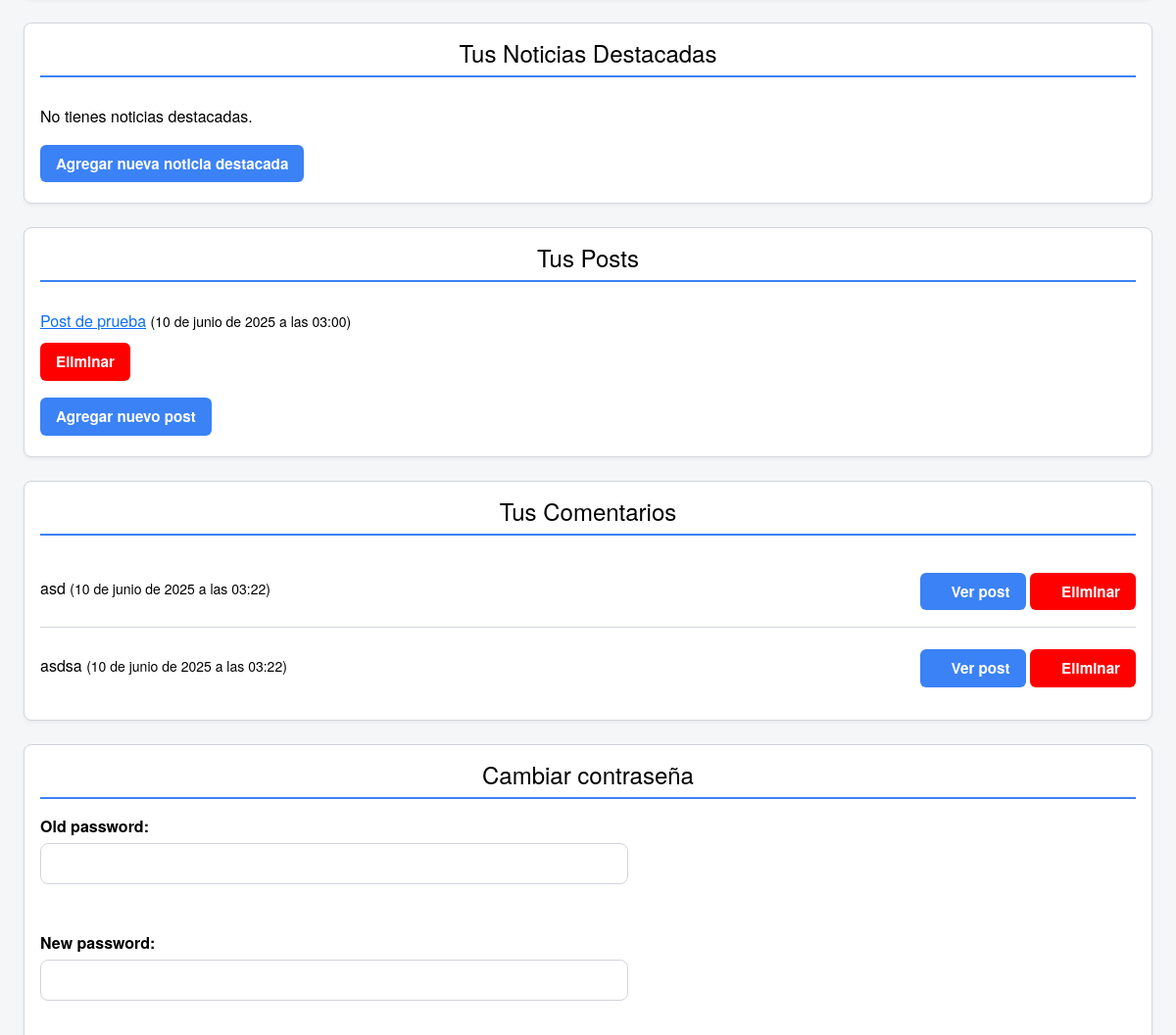
Before: /es/dashboard/colaborador/ (signed in, middle part) with the older database file.
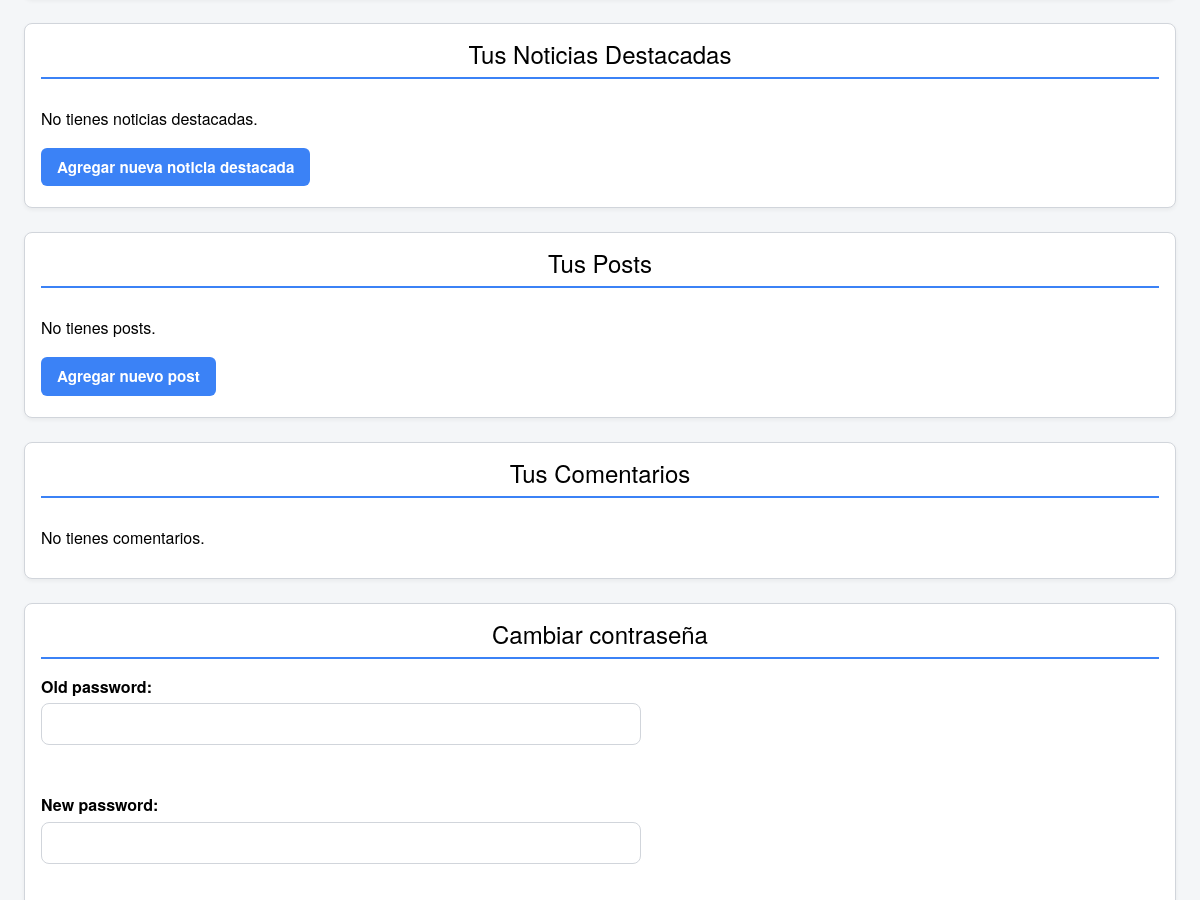
After: the same page with the newer database file.
### vandalproy/models.py (models this page shows, shortened)
class BlogPost(models.Model):
    id = models.AutoField(primary_key=True)
    title = models.CharField(max_length=200)
    title_en = models.CharField(max_length=200, blank=True, null=True)
    content = models.TextField()
    content_en = models.TextField(blank=True, null=True)
    author = models.ForeignKey(User, on_delete=models.CASCADE, default=1)
    image = models.ImageField(upload_to="blog/", null=True)
    created_at = models.DateTimeField(auto_now_add=True)

class BlogComment(models.Model):
    id = models.AutoField(primary_key=True)
    post = models.ForeignKey(
        BlogPost,
        on_delete=models.CASCADE,
        related_name="comments",
        null=True,
        blank=True,
    )
    user = models.ForeignKey(User, on_delete=models.CASCADE)
    content = models.TextField()
    created_at = models.DateTimeField(auto_now_add=True)
    parent = models.ForeignKey(
        "self", null=True, blank=True, on_delete=models.CASCADE, related_name="replies"
    )

### vandalproy/views.py (the view, shortened to what this page needs)
# urls.py: path('dashboard/<str:role>/', user_dashboard, name='dashboard_view'),
@login_required
def user_dashboard(request, role):
    pwd_form = PasswordChangeForm(user=request.user)
    comments = BlogComment.objects.filter(user=request.user).order_by("-created_at")
    ultimas_noticias = Noticias_ultima.objects.filter(autor=request.user).order_by("-fecha_publicacion")
    noticias_destacadas = Noticias_destacada.objects.filter(autor=request.user).order_by("-id")
    posts = BlogPost.objects.filter(author=request.user)
    try:
        role = request.user.userrole.role
    except Exception:
        role = None
    context = {
        "comments": comments,
        "password_form": pwd_form,
        "ultimas_noticias": ultimas_noticias,
        "noticias_destacadas": noticias_destacadas,
        "posts": posts,
        "role": role,
    }
    templates = {
        "redactor": "usuarios/dashboard_redactor.html",
        "colaborador": "usuarios/dashboard_colaborador.html",
        "suscriptor": "usuarios/dashboard_suscriptor.html",
    }
    return render(request, templates[role], context)

### vandalproy/context_processors.py (called while the page is built)
def user_role(request):
    if request.user.is_authenticated:
        try:
            role = UserRole.objects.get(user=request.user).role
        except UserRole.DoesNotExist:
            role = None
    else:
        role = None
    return {"role": role}

### templates/usuarios/dashboard_redactor.html (shortened to what the changed rows need)
{% extends "common/base.html" %}
{% load i18n %}
{% load static %}
{% block content %}
{% if user.is_authenticated and user.userrole.role == 'redactor' or user.userrole.role == 'admin' %}
<body>
    <div class="dashboard-container">
        <div class="dashboard-card">
            <h2>{% trans "Tus Noticias Destacadas" %}</h2>
        </div>
        <div class="dashboard-card">
            <h2>{% trans "Tus Posts" %}</h2>
            <ul class="dashboard-list">
                {% for p in posts %}
                <li>
                    <div class="post-item">
                        <div class="content"><a href="{% url 'blog_post' p.id %}">{{ p.title }}</a> <small>({{ p.created_at }})</small></div>
                        <div class="actions">
                            {% if role == 'redactor' or role == "admin" %}
                            <button class="delete-button">
                                <a href="{% url 'post_delete' p.id %}">{% trans "Eliminar" %}</a>
                            </button>
                            {% endif %}
                        </div>
                    </div>
                </li>
                {% empty %}
                <li>{% trans "No tienes posts." %}</li>
                {% endfor %}
            </ul>
        </div>
        <div class="dashboard-card">
            <h2>{% trans "Tus Comentarios" %}</h2>
            <ul class="dashboard-list">
                {% for c in comments %}
                    <li>
                        <div class="comment-item">
                            <div class="content">{{ c.content }} <small>({{ c.created_at }})</small></div>
                            <div class="actions">
                                <button class="page-button">
                                    <a style="text-decoration: none;color: white" href="{% url 'blog_post' c.post.id %}">{% trans "Ver post" %}</a>
                                </button>
                                {% if role == 'redactor' or role == "admin" %}
                                    <button class="delete-button">
                                        <a style="text-decoration: none;color: white" href="{% url 'comment_delete' c.pk %}">
                                            {% trans "Eliminar" %}
                                        </a>
                                    </button>
                                {% endif %}
                            </div>
                        </div>
                    </li>
                {% empty %}
                    <li>{% trans "No tienes comentarios." %}</li>
                {% endfor %}
            </ul>
        </div>
        <div class="dashboard-card">
            <h2>{% trans "Cambiar contraseña" %}</h2>
        </div>
    </div>
</body>
{% else %}
    <script>
        window.location.href = "{% url 'home' %}";
    </script>
{% endif %}
{% endblock %}

Changed rows visible on the page:
removed BlogPost: title "Post de prueba", created_at "10 de junio de 2025 a las 03:00"
removed BlogComment: content "asd", created_at "10 de junio de 2025 a las 03:22"
removed BlogComment: content "asdsa", created_at "10 de junio de 2025 a las 03:22"
Other visible differences:
text now shown: "No tienes posts. No tienes comentarios."
